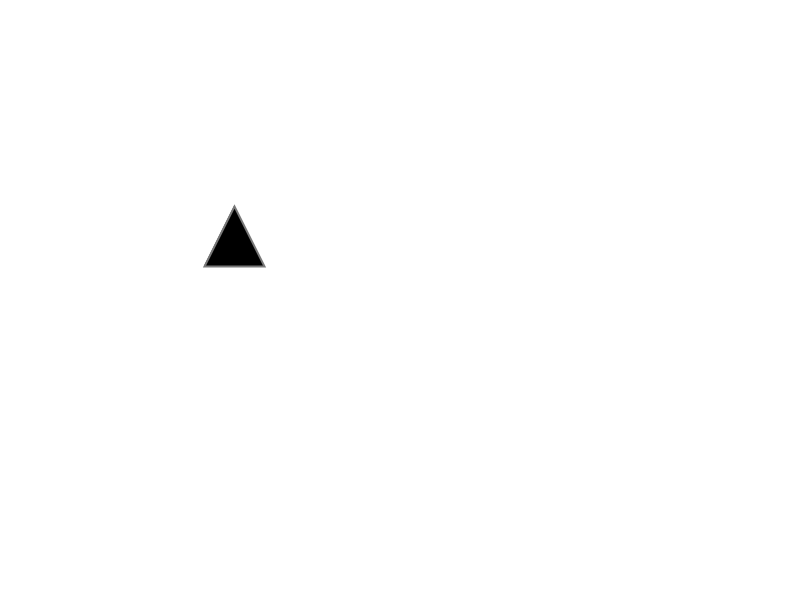
Frame 1 (no input)
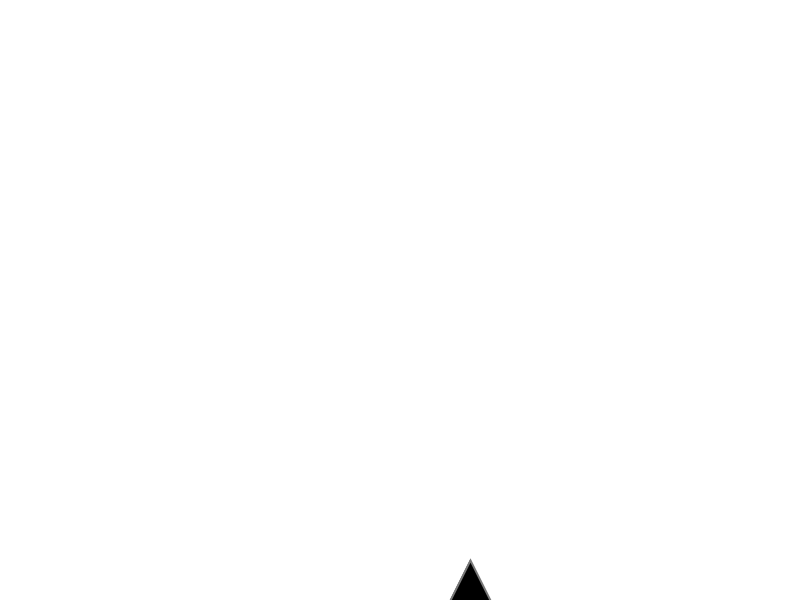
Frame 60 (the mouse pressed at the canvas centre just before this capture)
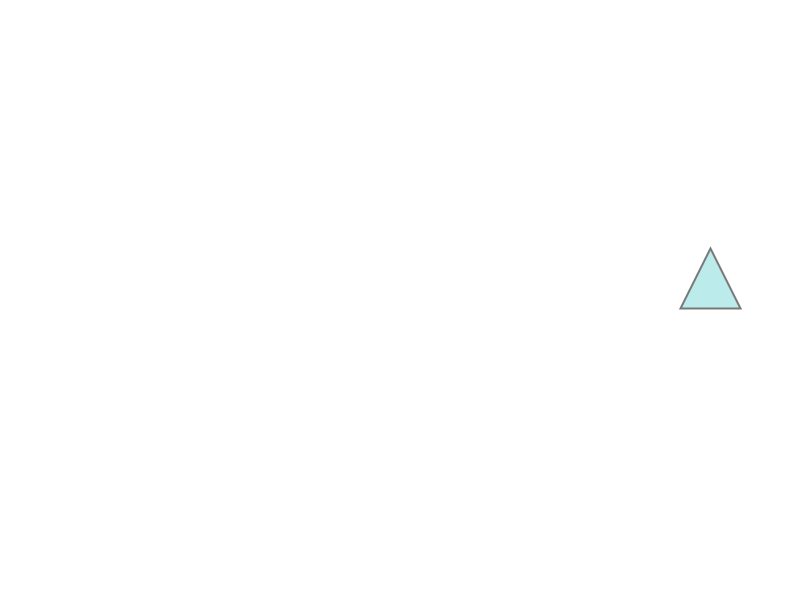
Frame 120 (the mouse held since frame 60 and released just before this capture)

The Processing sketch that drew these frames (run headless with seeded random() and noise(); from frame 60 on, the mouse is pressed at the canvas centre):

// Processing sketch: s06t00gabi
// ── s06t00gabi.pde
//Expresión Digital II - Diseño Digital - UDD - 2016
//Gabriela Navarro Risopatrón
//s06t00gabi

/* En el código se verán dos elementos, uno círcular y uno triángular. Estos apareceran y desapareceran a medida que uno
oprime las teclas "t" y "c". Pueden estas los dos elementos juntos como por separado. Además, tendrán un degradé de colores, 
que fueron determinados con anterioridad. */




float x, y, amt;                                                  //Declarar variables
color c1, c2, c3;                                                 //Declarar variables color
int x1, y1, velx, vely, cc1, i;                                   //Declarar variables
boolean v, h;                                                     //Declarar boolean global


//colores
color turque, pin, ver, bl, nr;                                   //Declarar variables color

void setup() {
  size(800, 600);                                                 //Tamaño del Canvas
  x = 200;                                                        //Inicio variable X
  y = 200;                                                        //Inicio variable Y
  x1 = (int) random(width);                                       //Inicio variable x1
  y1 = height / 2;                                                //Inicio varibale y1

  velx = 4;                                                       //Inicio variable velocidad eje x
  vely = 6;                                                       //Inicio variable velocidad eje y

  cc1 = color(120);                                               //Inicio variable color
  c1 = turque;                                                    //Inicio variable color
  c2 =  bl;                                                       //Inicio variable color
  turque = color(97, 209, 206);                                   //Inicio variable color
  bl = color(255);                                                //Inicio variable color
  nr = color(0, 0, 0);                                            //Inicio variable color
  ver = color(93, 255, 70);                                       //Inicio variable color
  pin = color(250, 121, 229);                                     //Inicio variable color

  v = true;                                                       //Boolean parte en estado "true" (acciones)
  h = false;                                                      //Boolean parte en estado "false" (acciones)
}

void draw() {
  background(bl);                                                 //Determinar color fondo canvas
  fill(c1);                                                       //Relleno de color turqueza
  strokeWeight(2);                                                //Grosor de la línea
  stroke(cc1);                                                    //Color de la línea es gris

  x += velx;                                                      //Avanzar espacios en x según variable velocidad
  y += vely;                                                      //Avanzar espacios en y según variable velocidad

  if (v == true) {                                                //Si el boolean "v" es verdadero
    triangle(x + 30, y, x, y + 60, x + 60, y + 60);               //Dibujar triángulo
  } else {                                                        //si no
    v = false;                                                    //El boolean es falso. No se dibuja
  }

  if (h == true) {                                                //Si el boolean "h" es verdadero
    ellipse(x, y, 40, 40);                                        //Dibujar círculo
  } else {                                                        //si no
    h = false;                                                    //El boolean es falso. No se dibuja
  }


  //Colores en los ejes x e y
  //Margen del canvas


  if (x > width - 40 / 2 || x < 40 / 2) {                         //"x" si cumple con las condiciones dichas
    velx *= -1;                                                   //La velocidad se multiplica por "-" cada vez que llega al final
    amt = map(x, 0, width, 0, 1);                                 //Determinación función amt
    c1 = lerpColor(turque, bl, amt);                              //Determinar dos colores para hacer la degradación
    c2 = lerpColor(ver, nr, amt);                                 //Determinar dos colores para hacer la degradación
  }

  if (y > height - 40 / 2 || y < 40 /2) {                         //"y" si cumple con las condiciones dichas
    vely *= -1;                                                   //La velocidad se multiplica por "-" cada vez que llega al final
    amt = map(x, 0, width, 0, 1);                                 //Determinar funcion amt
    c1 = lerpColor(turque, bl, amt);                              //Determinar dos colores para hacer la degradación
    c2 = lerpColor(ver, nr, amt);                                 //Determinar dos colores para hacer la degradación
  }
}

void keyPressed() {
  if (key == 't') {                                              //Si apretamos la tecla "t"
    v = !v;                                                      //El estado del boolean hace desaparecer el triángulo y aparecer
  }
  if (key == 'c') {                                              //Si apretamos la tecla "c"
    h = !h;                                                      //El estado del boolean hace desaparecer el círculo y aparecer
  }
}
